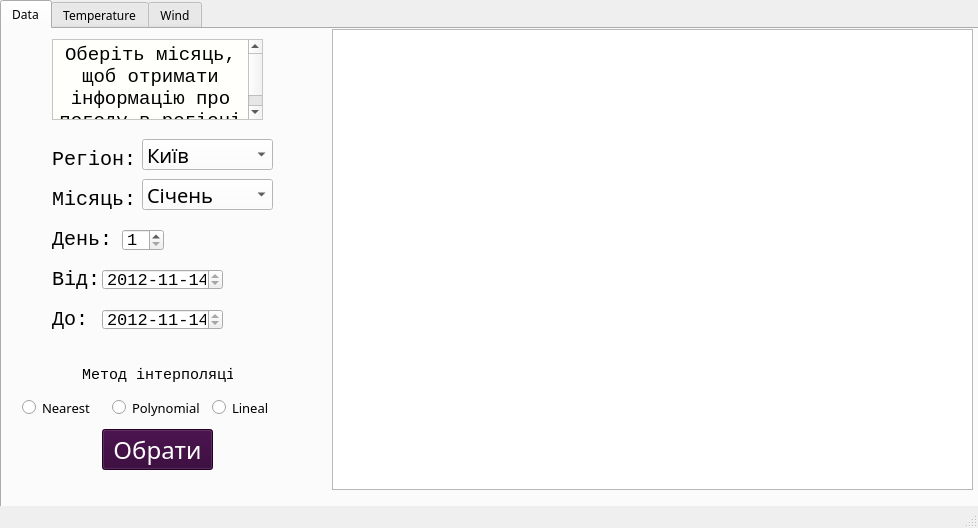
<?xml version="1.0" encoding="UTF-8"?>
<ui version="4.0">
 <class>MainWindow</class>
 <widget class="QMainWindow" name="MainWindow">
  <property name="geometry">
   <rect>
    <x>0</x>
    <y>0</y>
    <width>978</width>
    <height>528</height>
   </rect>
  </property>
  <property name="maximumSize">
   <size>
    <width>978</width>
    <height>528</height>
   </size>
  </property>
  <property name="font">
   <font>
    <family>Mongolian Baiti</family>
   </font>
  </property>
  <property name="windowTitle">
   <string>MainWindow</string>
  </property>
  <property name="styleSheet">
   <string notr="true">background-image: url(https://naurok-test.nyc3.cdn.digitaloceanspaces.com/248846/images/336859_1586277009.jpg);</string>
  </property>
  <widget class="QWidget" name="centralwidget">
   <widget class="QTabWidget" name="tabWidget">
    <property name="geometry">
     <rect>
      <x>0</x>
      <y>0</y>
      <width>991</width>
      <height>581</height>
     </rect>
    </property>
    <property name="autoFillBackground">
     <bool>false</bool>
    </property>
    <property name="styleSheet">
     <string notr="true"/>
    </property>
    <property name="tabShape">
     <enum>QTabWidget::Rounded</enum>
    </property>
    <property name="currentIndex">
     <number>0</number>
    </property>
    <property name="iconSize">
     <size>
      <width>18</width>
      <height>18</height>
     </size>
    </property>
    <property name="elideMode">
     <enum>Qt::ElideNone</enum>
    </property>
    <widget class="QWidget" name="Data">
     <attribute name="title">
      <string>Data</string>
     </attribute>
     <widget class="QTextBrowser" name="textBrowser">
      <property name="geometry">
       <rect>
        <x>50</x>
        <y>10</y>
        <width>211</width>
        <height>81</height>
       </rect>
      </property>
      <property name="font">
       <font>
        <family>Consolas</family>
       </font>
      </property>
      <property name="styleSheet">
       <string notr="true">QTextBrowser{
background-color: #FFFFFC;
}</string>
      </property>
      <property name="html">
       <string>&lt;!DOCTYPE HTML PUBLIC &quot;-//W3C//DTD HTML 4.0//EN&quot; &quot;http://www.w3.org/TR/REC-html40/strict.dtd&quot;&gt;
&lt;html&gt;&lt;head&gt;&lt;meta name=&quot;qrichtext&quot; content=&quot;1&quot; /&gt;&lt;style type=&quot;text/css&quot;&gt;
p, li { white-space: pre-wrap; }
&lt;/style&gt;&lt;/head&gt;&lt;body style=&quot; font-family:'Consolas'; font-size:8.25pt; font-weight:400; font-style:normal;&quot;&gt;
&lt;p align=&quot;center&quot; style=&quot; margin-top:12px; margin-bottom:12px; margin-left:0px; margin-right:0px; -qt-block-indent:0; text-indent:0px;&quot;&gt;&lt;span style=&quot; font-family:'Bahnschrift Light SemiCondensed'; font-size:14pt;&quot;&gt;Оберіть місяць, щоб отримати інформацію про погоду в регіоні&lt;/span&gt;&lt;/p&gt;&lt;/body&gt;&lt;/html&gt;</string>
      </property>
     </widget>
     <widget class="QRadioButton" name="lineal">
      <property name="geometry">
       <rect>
        <x>210</x>
        <y>370</y>
        <width>82</width>
        <height>17</height>
       </rect>
      </property>
      <property name="font">
       <font>
        <family>MS Reference Sans Serif</family>
        <pointsize>10</pointsize>
       </font>
      </property>
      <property name="text">
       <string>Lineal</string>
      </property>
     </widget>
     <widget class="QComboBox" name="regions">
      <property name="geometry">
       <rect>
        <x>140</x>
        <y>110</y>
        <width>131</width>
        <height>31</height>
       </rect>
      </property>
      <property name="font">
       <font>
        <family>Bahnschrift SemiBold SemiConden</family>
        <pointsize>15</pointsize>
        <italic>false</italic>
       </font>
      </property>
      <property name="layoutDirection">
       <enum>Qt::LeftToRight</enum>
      </property>
      <property name="styleSheet">
       <string notr="true">QComboBox {
background-color: #FFFFFC;
color: black;
}</string>
      </property>
      <item>
       <property name="text">
        <string>Київ</string>
       </property>
      </item>
      <item>
       <property name="text">
        <string>Одеса</string>
       </property>
      </item>
      <item>
       <property name="text">
        <string>Івано-Франківськ</string>
       </property>
      </item>
      <item>
       <property name="text">
        <string>Дніпро</string>
       </property>
      </item>
      <item>
       <property name="text">
        <string>Донецьк</string>
       </property>
      </item>
      <item>
       <property name="text">
        <string>Симферополь</string>
       </property>
      </item>
      <item>
       <property name="text">
        <string>Луганськ</string>
       </property>
      </item>
      <item>
       <property name="text">
        <string>Львів</string>
       </property>
      </item>
      <item>
       <property name="text">
        <string>Черкаси</string>
       </property>
      </item>
     </widget>
     <widget class="QLabel" name="label_2">
      <property name="geometry">
       <rect>
        <x>50</x>
        <y>150</y>
        <width>81</width>
        <height>41</height>
       </rect>
      </property>
      <property name="font">
       <font>
        <family>Consolas</family>
        <pointsize>15</pointsize>
       </font>
      </property>
      <property name="text">
       <string>Місяць:</string>
      </property>
     </widget>
     <widget class="QRadioButton" name="polynomial">
      <property name="geometry">
       <rect>
        <x>110</x>
        <y>370</y>
        <width>91</width>
        <height>17</height>
       </rect>
      </property>
      <property name="font">
       <font>
        <family>MS Reference Sans Serif</family>
        <pointsize>10</pointsize>
       </font>
      </property>
      <property name="text">
       <string>Polynomial</string>
      </property>
     </widget>
     <widget class="QTableWidget" name="table">
      <property name="geometry">
       <rect>
        <x>330</x>
        <y>0</y>
        <width>641</width>
        <height>461</height>
       </rect>
      </property>
      <property name="font">
       <font>
        <family>Consolas</family>
        <pointsize>12</pointsize>
       </font>
      </property>
     </widget>
     <widget class="QLabel" name="label">
      <property name="geometry">
       <rect>
        <x>50</x>
        <y>110</y>
        <width>81</width>
        <height>41</height>
       </rect>
      </property>
      <property name="font">
       <font>
        <family>Consolas</family>
        <pointsize>15</pointsize>
       </font>
      </property>
      <property name="text">
       <string>Регіон:</string>
      </property>
     </widget>
     <widget class="QPushButton" name="btnBrowse">
      <property name="geometry">
       <rect>
        <x>100</x>
        <y>400</y>
        <width>111</width>
        <height>41</height>
       </rect>
      </property>
      <property name="font">
       <font>
        <family>Bahnschrift Light SemiCondensed</family>
        <pointsize>18</pointsize>
       </font>
      </property>
      <property name="styleSheet">
       <string notr="true">QPushButton {
background-color: #330036;
color: white;
}

QPushButton:hover{
background-color: #58085C;
}</string>
      </property>
      <property name="text">
       <string>Обрати</string>
      </property>
     </widget>
     <widget class="QRadioButton" name="radioButton_3">
      <property name="geometry">
       <rect>
        <x>20</x>
        <y>370</y>
        <width>82</width>
        <height>17</height>
       </rect>
      </property>
      <property name="font">
       <font>
        <family>MS Reference Sans Serif</family>
        <pointsize>10</pointsize>
       </font>
      </property>
      <property name="text">
       <string>Nearest</string>
      </property>
     </widget>
     <widget class="QLabel" name="label_3">
      <property name="geometry">
       <rect>
        <x>80</x>
        <y>330</y>
        <width>151</width>
        <height>31</height>
       </rect>
      </property>
      <property name="font">
       <font>
        <family>Consolas</family>
        <pointsize>11</pointsize>
       </font>
      </property>
      <property name="text">
       <string>Метод інтерполяції:</string>
      </property>
     </widget>
     <widget class="QComboBox" name="listmonth">
      <property name="geometry">
       <rect>
        <x>140</x>
        <y>150</y>
        <width>131</width>
        <height>31</height>
       </rect>
      </property>
      <property name="font">
       <font>
        <family>Bahnschrift SemiBold SemiConden</family>
        <pointsize>15</pointsize>
        <italic>false</italic>
       </font>
      </property>
      <property name="layoutDirection">
       <enum>Qt::LeftToRight</enum>
      </property>
      <property name="styleSheet">
       <string notr="true">QComboBox {
background-color: #FFFFFC;
color: black;
}</string>
      </property>
      <item>
       <property name="text">
        <string>Січень</string>
       </property>
      </item>
      <item>
       <property name="text">
        <string>Лютий</string>
       </property>
      </item>
      <item>
       <property name="text">
        <string>Березень</string>
       </property>
      </item>
      <item>
       <property name="text">
        <string>Квітень</string>
       </property>
      </item>
      <item>
       <property name="text">
        <string>Травень</string>
       </property>
      </item>
      <item>
       <property name="text">
        <string>Червень</string>
       </property>
      </item>
      <item>
       <property name="text">
        <string>Липень</string>
       </property>
      </item>
      <item>
       <property name="text">
        <string>Серпень</string>
       </property>
      </item>
      <item>
       <property name="text">
        <string>Вересень</string>
       </property>
      </item>
      <item>
       <property name="text">
        <string>Жовтень</string>
       </property>
      </item>
      <item>
       <property name="text">
        <string>Листопад</string>
       </property>
      </item>
      <item>
       <property name="text">
        <string>Грудень</string>
       </property>
      </item>
     </widget>
     <widget class="QLabel" name="label_5">
      <property name="geometry">
       <rect>
        <x>50</x>
        <y>190</y>
        <width>81</width>
        <height>41</height>
       </rect>
      </property>
      <property name="font">
       <font>
        <family>Consolas</family>
        <pointsize>15</pointsize>
       </font>
      </property>
      <property name="text">
       <string>День:</string>
      </property>
     </widget>
     <widget class="QLabel" name="label_6">
      <property name="geometry">
       <rect>
        <x>50</x>
        <y>230</y>
        <width>81</width>
        <height>41</height>
       </rect>
      </property>
      <property name="font">
       <font>
        <family>Consolas</family>
        <pointsize>15</pointsize>
       </font>
      </property>
      <property name="text">
       <string>Від:</string>
      </property>
     </widget>
     <widget class="QLabel" name="label_7">
      <property name="geometry">
       <rect>
        <x>50</x>
        <y>270</y>
        <width>81</width>
        <height>41</height>
       </rect>
      </property>
      <property name="font">
       <font>
        <family>Consolas</family>
        <pointsize>15</pointsize>
       </font>
      </property>
      <property name="text">
       <string>До:</string>
      </property>
     </widget>
     <widget class="QDateEdit" name="fromdata">
      <property name="geometry">
       <rect>
        <x>100</x>
        <y>240</y>
        <width>121</width>
        <height>21</height>
       </rect>
      </property>
      <property name="font">
       <font>
        <family>Consolas</family>
        <pointsize>13</pointsize>
       </font>
      </property>
      <property name="dateTime">
       <datetime>
        <hour>0</hour>
        <minute>0</minute>
        <second>0</second>
        <year>2012</year>
        <month>11</month>
        <day>14</day>
       </datetime>
      </property>
      <property name="maximumDateTime">
       <datetime>
        <hour>23</hour>
        <minute>59</minute>
        <second>59</second>
        <year>2012</year>
        <month>12</month>
        <day>31</day>
       </datetime>
      </property>
      <property name="minimumDateTime">
       <datetime>
        <hour>0</hour>
        <minute>0</minute>
        <second>0</second>
        <year>2012</year>
        <month>1</month>
        <day>1</day>
       </datetime>
      </property>
      <property name="displayFormat">
       <string>yyyy-MM-dd</string>
      </property>
     </widget>
     <widget class="QDateEdit" name="todata">
      <property name="geometry">
       <rect>
        <x>100</x>
        <y>280</y>
        <width>121</width>
        <height>21</height>
       </rect>
      </property>
      <property name="font">
       <font>
        <family>Consolas</family>
        <pointsize>13</pointsize>
       </font>
      </property>
      <property name="dateTime">
       <datetime>
        <hour>0</hour>
        <minute>0</minute>
        <second>0</second>
        <year>2012</year>
        <month>11</month>
        <day>14</day>
       </datetime>
      </property>
      <property name="maximumDateTime">
       <datetime>
        <hour>23</hour>
        <minute>59</minute>
        <second>59</second>
        <year>2012</year>
        <month>12</month>
        <day>31</day>
       </datetime>
      </property>
      <property name="minimumDateTime">
       <datetime>
        <hour>0</hour>
        <minute>0</minute>
        <second>0</second>
        <year>2012</year>
        <month>1</month>
        <day>1</day>
       </datetime>
      </property>
      <property name="displayFormat">
       <string>yyyy-MM-dd</string>
      </property>
     </widget>
     <widget class="QSpinBox" name="spinBox">
      <property name="geometry">
       <rect>
        <x>120</x>
        <y>200</y>
        <width>42</width>
        <height>22</height>
       </rect>
      </property>
      <property name="font">
       <font>
        <family>Consolas</family>
        <pointsize>13</pointsize>
       </font>
      </property>
      <property name="minimum">
       <number>1</number>
      </property>
      <property name="maximum">
       <number>31</number>
      </property>
     </widget>
    </widget>
    <widget class="QWidget" name="tab_2">
     <attribute name="title">
      <string>Temperature</string>
     </attribute>
     <widget class="MplWidget" name="widget" native="true">
      <property name="geometry">
       <rect>
        <x>30</x>
        <y>10</y>
        <width>631</width>
        <height>391</height>
       </rect>
      </property>
     </widget>
     <widget class="QComboBox" name="listmonth_2">
      <property name="geometry">
       <rect>
        <x>30</x>
        <y>440</y>
        <width>181</width>
        <height>31</height>
       </rect>
      </property>
      <property name="font">
       <font>
        <family>Bahnschrift SemiBold SemiConden</family>
        <pointsize>15</pointsize>
        <italic>false</italic>
       </font>
      </property>
      <property name="layoutDirection">
       <enum>Qt::LeftToRight</enum>
      </property>
      <property name="styleSheet">
       <string notr="true">QComboBox {
background-color: #FFFFFC;
color: black;
}</string>
      </property>
      <item>
       <property name="text">
        <string>Статистика від-до</string>
       </property>
      </item>
      <item>
       <property name="text">
        <string>Статистика за місяць</string>
       </property>
      </item>
      <item>
       <property name="text">
        <string>Статистика за день</string>
       </property>
      </item>
     </widget>
     <widget class="QPushButton" name="do_1">
      <property name="geometry">
       <rect>
        <x>300</x>
        <y>410</y>
        <width>141</width>
        <height>41</height>
       </rect>
      </property>
      <property name="font">
       <font>
        <family>Bahnschrift Light SemiCondensed</family>
        <pointsize>18</pointsize>
       </font>
      </property>
      <property name="styleSheet">
       <string notr="true">QPushButton {
background-color: #330036;
color: white;
}

QPushButton:hover{
background-color: #58085C;
}</string>
      </property>
      <property name="text">
       <string>Побудувати</string>
      </property>
     </widget>
     <widget class="QTextBrowser" name="textBrowser_2">
      <property name="geometry">
       <rect>
        <x>750</x>
        <y>0</y>
        <width>161</width>
        <height>41</height>
       </rect>
      </property>
      <property name="font">
       <font>
        <family>Consolas</family>
       </font>
      </property>
      <property name="styleSheet">
       <string notr="true">QTextBrowser{
background-color: #FFFFFC;
}</string>
      </property>
      <property name="html">
       <string>&lt;!DOCTYPE HTML PUBLIC &quot;-//W3C//DTD HTML 4.0//EN&quot; &quot;http://www.w3.org/TR/REC-html40/strict.dtd&quot;&gt;
&lt;html&gt;&lt;head&gt;&lt;meta name=&quot;qrichtext&quot; content=&quot;1&quot; /&gt;&lt;style type=&quot;text/css&quot;&gt;
p, li { white-space: pre-wrap; }
&lt;/style&gt;&lt;/head&gt;&lt;body style=&quot; font-family:'Consolas'; font-size:8.25pt; font-weight:400; font-style:normal;&quot;&gt;
&lt;p align=&quot;center&quot; style=&quot; margin-top:12px; margin-bottom:12px; margin-left:0px; margin-right:0px; -qt-block-indent:0; text-indent:0px;&quot;&gt;&lt;span style=&quot; font-family:'Bahnschrift Light SemiCondensed'; font-size:14pt; font-weight:600;&quot;&gt;Регіон: &lt;/span&gt;&lt;/p&gt;&lt;/body&gt;&lt;/html&gt;</string>
      </property>
     </widget>
     <widget class="QTableWidget" name="table_2">
      <property name="geometry">
       <rect>
        <x>680</x>
        <y>80</y>
        <width>291</width>
        <height>291</height>
       </rect>
      </property>
      <property name="font">
       <font>
        <family>Consolas</family>
        <pointsize>12</pointsize>
       </font>
      </property>
     </widget>
     <widget class="QComboBox" name="listmonth_3">
      <property name="geometry">
       <rect>
        <x>30</x>
        <y>410</y>
        <width>241</width>
        <height>31</height>
       </rect>
      </property>
      <property name="font">
       <font>
        <family>Bahnschrift SemiBold SemiConden</family>
        <pointsize>15</pointsize>
        <italic>false</italic>
       </font>
      </property>
      <property name="layoutDirection">
       <enum>Qt::LeftToRight</enum>
      </property>
      <property name="styleSheet">
       <string notr="true">QComboBox {
background-color: #FFFFFC;
color: black;
}</string>
      </property>
      <item>
       <property name="text">
        <string>Температурні умови регіону</string>
       </property>
      </item>
      <item>
       <property name="text">
        <string>Тривалість температурних режимів</string>
       </property>
      </item>
     </widget>
    </widget>
    <widget class="QWidget" name="tab">
     <attribute name="title">
      <string>Wind</string>
     </attribute>
     <widget class="MplWidget" name="widget_2" native="true">
      <property name="geometry">
       <rect>
        <x>20</x>
        <y>10</y>
        <width>631</width>
        <height>391</height>
       </rect>
      </property>
     </widget>
     <widget class="QPushButton" name="do_2">
      <property name="geometry">
       <rect>
        <x>310</x>
        <y>440</y>
        <width>141</width>
        <height>41</height>
       </rect>
      </property>
      <property name="font">
       <font>
        <family>Bahnschrift Light SemiCondensed</family>
        <pointsize>18</pointsize>
       </font>
      </property>
      <property name="styleSheet">
       <string notr="true">QPushButton {
background-color: #330036;
color: white;
}

QPushButton:hover{
background-color: #58085C;
}</string>
      </property>
      <property name="text">
       <string>Побудувати</string>
      </property>
     </widget>
    </widget>
   </widget>
  </widget>
  <widget class="QStatusBar" name="statusbar"/>
 </widget>
 <customwidgets>
  <customwidget>
   <class>MplWidget</class>
   <extends>QWidget</extends>
   <header>mplwidget.h</header>
   <container>1</container>
  </customwidget>
 </customwidgets>
 <resources/>
 <connections/>
</ui>
